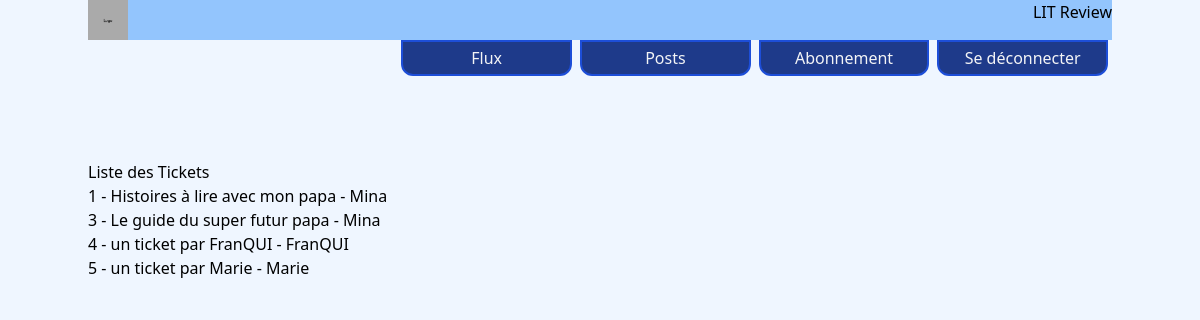
Before: /ticket/ (signed in) with the older database file.
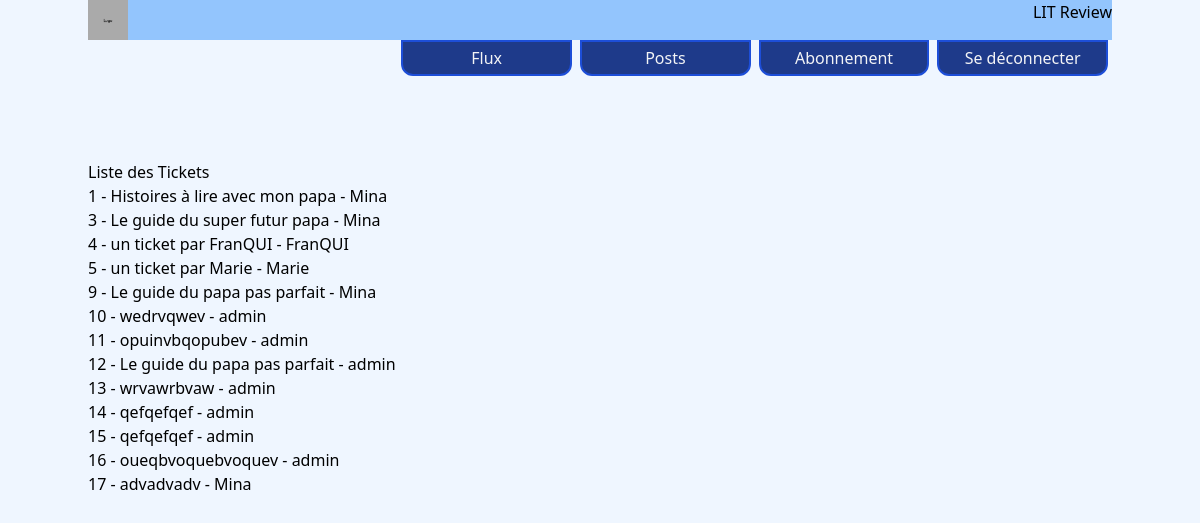
After: the same page with the newer database file.
### ticket/models.py (models this page shows, shortened)
class Ticket(models.Model):
    title = models.CharField(max_length=128)
    description = models.TextField(max_length=2038, blank=True)
    user: User = models.ForeignKey(to=settings.AUTH_USER_MODEL,
                                   on_delete=models.CASCADE)
    image = models.ImageField(null=True, blank=True, upload_to='books_cover')
    time_created = models.DateTimeField(auto_now_add=True)
    def __str__(self):
        return f"{self.pk} - {self.title} - {self.user.username}"

### ticket/views.py (the view)
# urls.py: path('', TicketListView.as_view(), name='ticket_list'),
class TicketListView(LoginRequiredMixin, ListView):
    model = Ticket
    login_url = 'home'
    redirect_field_name = 'redirect_to'
    context_object_name = "tickets"

### ticket/templates/ticket/ticket_list.html
{% extends 'litreview/base.html' %}
{% block content %}
    <h1>Liste des Tickets</h1>
    <ul>
        {% for ticket in tickets %}
            <li><a href="{% url 'ticket_detail' ticket.pk %}">{{ ticket }}</a></li>
        {% endfor %}
    </ul>
{% endblock %}

### litreview/templates/litreview/base.html (shortened to what this page needs)
{% load tailwind_tags %}
<!DOCTYPE html>
<html lang="en">
<head>
    {% tailwind_css %}
</head>
<body class="bg-blue-50 container m-auto">
<header class="container fixed">
    <div class="container flex flex-col w-full justify-between items-center md:mb0 mb-2">
        <div class="container flex flex-row justify-between mb-2 md:mb-0 bg-blue-300">
            {% include "litreview/site-branding.html" %}
        </div>
        <div>
            {% include "litreview/navigation.html" %}
        </div>
    </div>
</header>
<main class="container">
    <div class="h-40"></div>
    {% block content %}
    {% endblock %}
</main>
</body>
</html>

### litreview/templates/litreview/site-branding.html
{% load static %}
<img src="{% static 'img/ph-logo_300x300.gif' %}" alt="logo du site : un placeholder" class="max-h-10">
<h1>LIT Review</h1>

### litreview/templates/litreview/navigation.html (shortened to what this page needs)
<ul class="m-auto container justify-center md:justify-end flex flex-row flex-wrap w-screen items-stretch align-middle" id="navigation">
    {% if request.user.is_authenticated %}
        <li><a href="{% url "feed" %}" class="block w-100 h-100">Flux</a></li>
        <li><a href="{% url "posts" %}" class="block w-100 h-100">Posts</a></li>
        <li><a href="{% url "follows" %}" class="block w-100 h-100">Abonnement</a></li>
        <li><a href="{% url "logout" %}" class="block w-100 h-100">Se déconnecter</a></li>
    {% endif %}
</ul>

Changed rows visible on the page:
added Ticket: id+title+user "9 - Le guide du papa pas parfait - Mina"
added Ticket: id+title+user "10 - wedrvqwev - admin"
added Ticket: id+title+user "11 - opuinvbqopubev - admin"
added Ticket: id+title+user "12 - Le guide du papa pas parfait - admin"
added Ticket: id+title+user "13 - wrvawrbvaw - admin"
added Ticket: id+title+user "14 - qefqefqef - admin"
added Ticket: id+title+user "15 - qefqefqef - admin"
added Ticket: id+title+user "16 - oueqbvoquebvoquev - admin"
added Ticket: id+title+user "17 - advadvadv - Mina"
